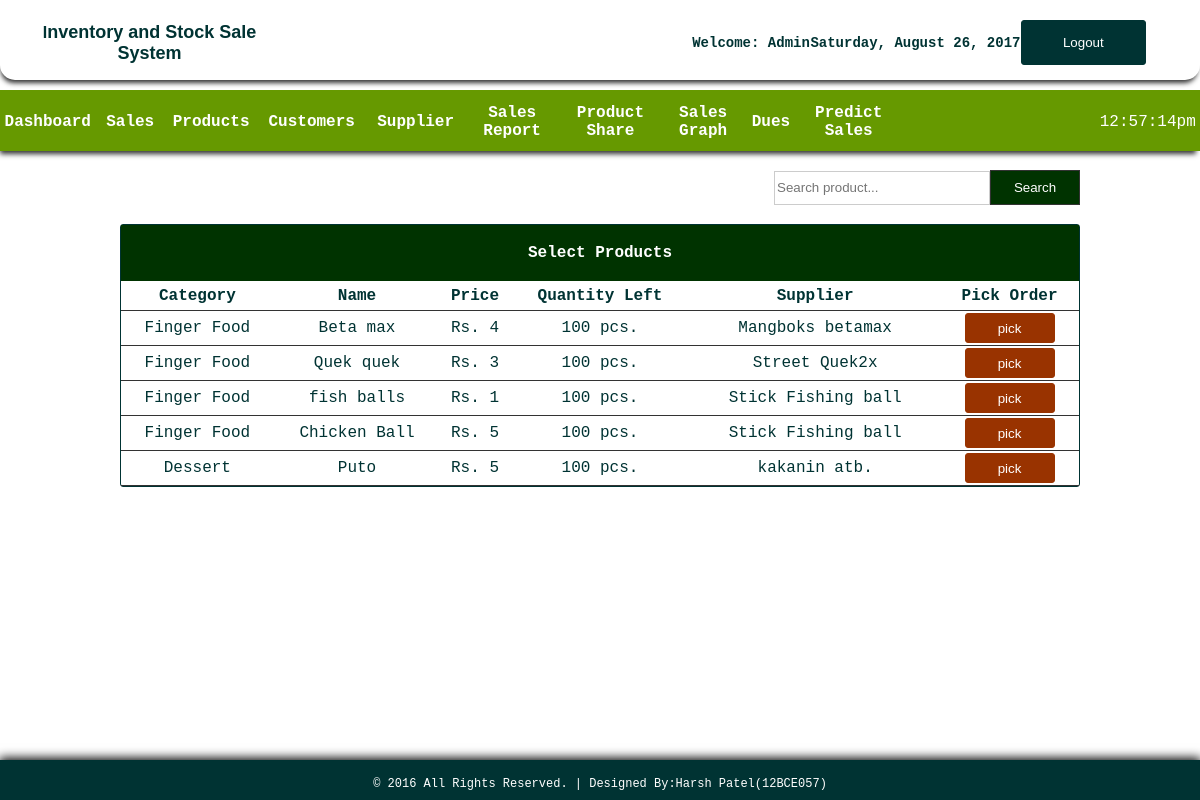
/sales.php (signed in), run on the app's committed database.
### tables this page shows
CREATE TABLE IF NOT EXISTS `products` (
`id` int(11) NOT NULL,
  `category` varchar(100) NOT NULL,
  `name` varchar(100) NOT NULL,
  `quantity` int(11) NOT NULL,
  `purchase` int(11) NOT NULL,
  `retail` int(11) NOT NULL,
  `supplier` varchar(100) NOT NULL
);

### sales.php (the view, shortened to what this page needs)
<!DOCTYPE html PUBLIC "-//W3C//DTD XHTML 1.0 Transitional//EN" "http://www.w3.org/TR/xhtml1/DTD/xhtml1-transitional.dtd">
<html xmlns="http://www.w3.org/1999/xhtml">
<head>
</head>
<link rel="stylesheet" type="text/css" href="css/css1.css">
<body>
<div id="container">
<div id="header">
<table cellspacing="0" width="100%" border="0" cellpadding="20px">
<tr>
	<td width="56%">
    <table width="41%" border="0" cellspacing="0" cellpadding="0">
	  <tr>
	   <th scope="col"><font face="Arial" style =size="25px";">I<span style="font-size: 18px;">nventory and Stock Sale System </span></font></th>
	    </tr>
	  </table></td>
    <td style="font-size:14px;">
      <table width="93%" border="0" cellspacing="0" cellpadding="0">
        <tr>
        	<th scope="col">Welcome: <?php echo $_SESSION['access'];?></th>
          	<th scope="col"><?php
			$Today = date('y:m:d',time());
			$new = date('l, F d, Y', strtotime($Today));
			echo $new;
			?></th>
          	<th scope="col" width="20px"><a href="logout.php">
            <input type="button" id="btnadd" value="Logout" align="middle" />
          	</a></th>
        </tr>
  </table></td>
    </tr>
</table>
</div>
<br><br><br><br><br>
<div id = "headnav">
<table width="100%" border="0" cellpadding="0" cellspacing="0">
<tr>
  <td width="1053" height="62">
    <table width="900" border="0" cellspacing="0" cellpadding="0">
    <tr>
      <th width="100" height="62" scope="col"><a href="index.php">Dashboard</a></th>
      <th width="80" scope="col"><a href="sales.php">Sales</a></th>
      <th width="100" scope="col"><a href="products.php">Products</a></th>
      <th width="120" scope="col"><a href="customers.php">Customers</a></th>
      <th width="110" scope="col"><a href="supplier.php">Supplier</a></th>
      <th width="112" scope="col"><a href="salesreport.php">Sales Report</a></th>
      <th width="120" scope="col"><a href="chart1.php">Product Share</a></th>
      <th width="100" scope="col"><a href="chart3.php">Sales Graph</a></th>
      <th width="60" scope="col"><a href="due.php">Dues</a></th>
      <th width="120" scope="col"><a href="predict.php">Predict Sales</a></th>
      </tr>
    </table>
      </td>
      <td width="13">
      <table border="0" cellspacing="0" cellpadding="0">
      	<tr>
        	<td align="left" style="color:#FFF">
            <?php
			$date_time=date("h:i:sa");
			echo $date_time;
			?>
            </td>
        </tr>
      </table>
      </td>
</tr>
</table>
</div>
<br>
<table width="80%" border="0" align="center" cellpadding="0" cellspacing="0">
      <tr>
        <td height="37" align="right">
        <form action="result_sales.php" method="get" ecntype="multipart/data-form">
        <input type="text" name="query" style="border:1px solid #CCC; color: #333; width:210px; height:30px;" placeholder="Search product..." /><input type="submit" id="btnsearch" value="Search" name="search" />
        </form>
     	</td>
      </tr>
    </table></th>
  <br>
  <tr>
    <td>
    <table border="0" cellpadding="0" cellspacing="0" align="center" width="80%" style="border:1px solid #033; color:#033;">
     <tr>
     <th colspan="7" align="center" height="55px" style="border-bottom:1px solid #030; background: #030; color:#FFF;"> Select Products </th>
    </tr>
      <tr height="30px">
        <th style="border-bottom:1px solid #333;"> Category </th>
        <th style="border-bottom:1px solid #333;"> Name </th>
        <th style="border-bottom:1px solid #333;"> Price </th>
        <th style="border-bottom:1px solid #333;"> Quantity Left </th>
        <th style="border-bottom:1px solid #333;"> Supplier </th>
        <th style="border-bottom:1px solid #333;"> Pick Order </th>
      </tr>
       <?php
require('config.php');
$query="SELECT * FROM products";
$result=mysqli_query($db_link, $query);
while ($row=mysqli_fetch_array($result)){?>
      <tr align="center" style="height:35px">
      	<td style="border-bottom:1px solid #333;"> <?php echo $row['category']; ?> </td>
        <td style="border-bottom:1px solid #333;"> <?php echo $row['name']; ?> </td>
        <td style="border-bottom:1px solid #333;">Rs. <?php echo $row['retail']; ?> </td>
        <td style="border-bottom:1px solid #333;"> <?php echo $row['quantity']; ?> pcs. </td>
        <td style="border-bottom:1px solid #333;"> <?php echo $row['supplier']; ?> </td>
        <td style="border-bottom:1px solid #333;">
        <a href="process_sales.php?id=<?php echo md5($row['id']);?>"><input type="button" value="pick" style="width:90px; height:30px; color:#FFF; background: #930; border:1px solid #930; border-radius:3px;"></a>
        </td>
      </tr>
   <?php
}?>
    </table>
  </td>
  </tr>
<br><br><br>
<div id="footer">
<table border="0" cellpadding="15px" align="center"; style="size: 12px; font-family: 'Courier New', Courier, monospace; color: #FFF; font-size: 12px;">
<tr>
	<td>
    &copy; 2016 All Rights Reserved.  |  Designed By:Harsh Patel(12BCE057)
    </td>
</tr>
</table>
</div>
</div>
</body>
</html>

### css/css1.css (style rules this page uses)
html { font-family: "Courier New", Courier, monospace; color: #033; height:100%; margin:0; padding:0; -webkit-background-size: cover; -moz-background-size: cover; -o-background-size: cover; background-size: cover; }
body { margin:0; font-size:16px; height:100%; margin:0; padding:0; }
#container { height:100px; width: auto; margin:0 auto; }
#header { box-shadow: -1px 5px 5px -2px #333333; position:fixed; width:100%; height:80px; border-radius:0px 0px 15px 15px; background-color:#FFF; }
#footer { clear: both; background: #033; height: 40px; width: 100%; position: fixed; left: 0px; bottom: 0px; text-align: center; box-shadow:0px -1px 10px 1px #000; }
#headnav { box-shadow: -2px 5px 5px -2px #333333; border-top:1px solid #690; padding:0px; clear:both; background: #690; height:60px; width:100%; }
#btnsearch { border:1px solid #333; background: #030; height:35px; width:90px; color: #FFF; font-family:"Lucida Sans Unicode", "Lucida Grande", sans-serif; }
#btnadd { border:1px solid #033; background: #033; border-radius:3px; height:45px; width:125px; color: #FFF; font-family:"Lucida Sans Unicode", "Lucida Grande", sans-serif; }
a:link { color:#FFF; text-decoration: none; }
table { border-radius:3px; text-align: center; }

### data on the page
products: category "Finger Food", name "Beta max", retail "4", quantity "100", supplier "Mangboks betamax"
products: category "Finger Food", name "Quek quek", retail "3", quantity "100", supplier "Street Quek2x"
products: category "Finger Food", name "fish balls", retail "1", quantity "100", supplier "Stick Fishing ball"
products: category "Finger Food", name "Chicken Ball", retail "5", quantity "100", supplier "Stick Fishing ball"
products: category "Dessert", name "Puto", retail "5", quantity "100", supplier "kakanin atb."

### other printed values
$_SESSION['access'] "Admin"
